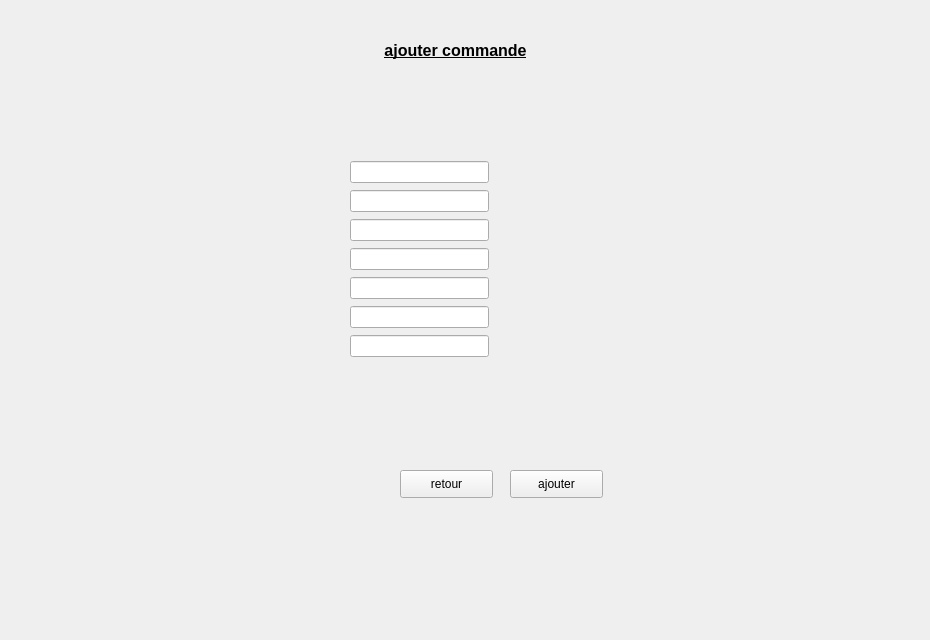
      <widget class="QWidget" name="widget_2">
       <attribute name="title">
        <string>Ajouter</string>
       </attribute>
       <widget class="QLabel" name="label_19">
        <property name="geometry">
         <rect>
          <x>-10</x>
          <y>-10</y>
          <width>921</width>
          <height>631</height>
         </rect>
        </property>
        <property name="text">
         <string/>
        </property>
        <property name="pixmap">
         <pixmap>../../Desktop/images qt/fond.jpg</pixmap>
        </property>
        <property name="scaledContents">
         <bool>true</bool>
        </property>
       </widget>
       <widget class="QPushButton" name="ajoutercl_2">
        <property name="geometry">
         <rect>
          <x>510</x>
          <y>470</y>
          <width>93</width>
          <height>28</height>
         </rect>
        </property>
        <property name="text">
         <string>ajouter</string>
        </property>
       </widget>
       <widget class="QPushButton" name="retour_6">
        <property name="geometry">
         <rect>
          <x>400</x>
          <y>470</y>
          <width>93</width>
          <height>28</height>
         </rect>
        </property>
        <property name="text">
         <string>retour</string>
        </property>
       </widget>
       <widget class="QLabel" name="label_20">
        <property name="geometry">
         <rect>
          <x>0</x>
          <y>30</y>
          <width>911</width>
          <height>41</height>
         </rect>
        </property>
        <property name="text">
         <string>&lt;html&gt;&lt;head/&gt;&lt;body&gt;&lt;p align=&quot;center&quot;&gt;&lt;span style=&quot; font-size:12pt; font-weight:600; text-decoration: underline;&quot;&gt;ajouter commande&lt;/span&gt;&lt;/p&gt;&lt;/body&gt;&lt;/html&gt;</string>
        </property>
       </widget>
       <widget class="QWidget" name="layoutWidget_8">
        <property name="geometry">
         <rect>
          <x>350</x>
          <y>160</y>
          <width>139</width>
          <height>198</height>
         </rect>
        </property>
        <layout class="QVBoxLayout" name="verticalLayout_4">
         <item>
          <widget class="QLineEdit" name="ID_2"/>
         </item>
         <item>
          <widget class="QLineEdit" name="NOM_2"/>
         </item>
         <item>
          <widget class="QLineEdit" name="PRENOM_2"/>
         </item>
         <item>
          <widget class="QLineEdit" name="MAIL_2"/>
         </item>
         <item>
          <widget class="QLineEdit" name="BOITE_2"/>
         </item>
         <item>
          <widget class="QLineEdit" name="TEL_2"/>
         </item>
         <item>
          <widget class="QLineEdit" name="ADRESSE_2"/>
         </item>
        </layout>
       </widget>
      </widget>
